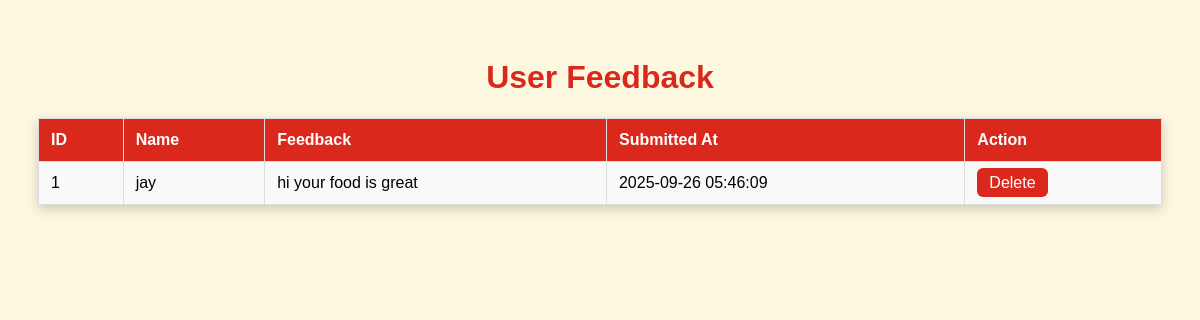
Screenshot of /view_feedback.php (signed in) with the database file from the repository.
### tables this page shows
CREATE TABLE `feedback` (
  `id` int(11) NOT NULL,
  `name` varchar(100) NOT NULL,
  `feedback` text NOT NULL,
  `submitted_at` timestamp NOT NULL DEFAULT current_timestamp()
);

### view_feedback.php (the view, shortened to what this page needs)
<?php
$conn = new mysqli("localhost", "root", "", "foodinfo");
$sql = "SELECT id, name, feedback, submitted_at FROM feedback ORDER BY submitted_at DESC";
$result = $conn->query($sql);
?>
<!DOCTYPE html>
<html lang="en">
<head>
</head>
<body>
    <h1>User Feedback</h1>
    <table>
        <tr>
            <th>ID</th>
            <th>Name</th>
            <th>Feedback</th>
            <th>Submitted At</th>
            <th>Action</th>
        </tr>
        <?php if ($result->num_rows > 0): ?>
            <?php while($row = $result->fetch_assoc()): ?>
                <tr>
                    <td><?php echo $row['id']; ?></td>
                    <td><?php echo htmlspecialchars($row['name']); ?></td>
                    <td><?php echo htmlspecialchars($row['feedback']); ?></td>
                    <td><?php echo $row['submitted_at']; ?></td>
                    <td>
                        <a class="btn" href="delete_feedback.php?id=<?php echo $row['id']; ?>"
                           onclick="return confirm('Delete this feedback?')">Delete</a>
                    </td>
                </tr>
            <?php endwhile; ?>
        <?php else: ?>
            <tr><td colspan="5" style="text-align:center;">No feedback available</td></tr>
        <?php endif; ?>
    </table>
</body>
</html>

### view_feedback.php (style rules this page uses)
body { font-family: Arial, sans-serif; background: #FFF8E1; padding: 30px; }
h1 { text-align: center; color: #DA291C; }
table { width: 100%; border-collapse: collapse; margin: 20px auto; background: white; box-shadow: 0 4px 12px rgba(0,0,0,0.2); }
th, td { padding: 12px; border: 1px solid #ddd; text-align: left; }
th { background: #DA291C; color: white; }
tr:nth-child(even) { background: #f9f9f9; }
.btn { background: #DA291C; color: white; padding: 6px 12px; text-decoration: none; border-radius: 6px; }

### rows the page displays
feedback: id "1", name "jay", feedback "hi your food is great", submitted_at "2025-09-26 05:46:09"
